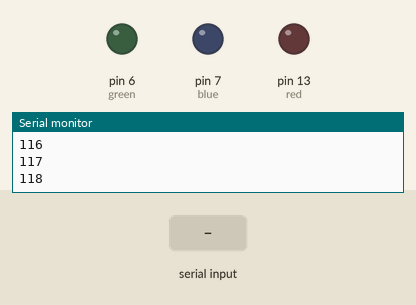
This sketch was run on a simulated Arduino Uno, built with avr-gcc and run on an emulated ATmega328P. Parts: output pins drawn as LEDs (lit = HIGH), the last lines printed to the serial monitor. The inputs (shaded band) are chosen by the test bench.

Above: at 1.2 s.
1.3 s: "r" received over Serial
At 1.7 s:
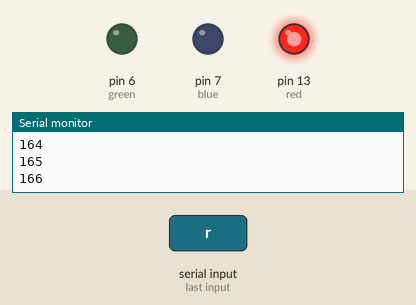
2.8 s: "g" received over Serial
At 3.8 s:
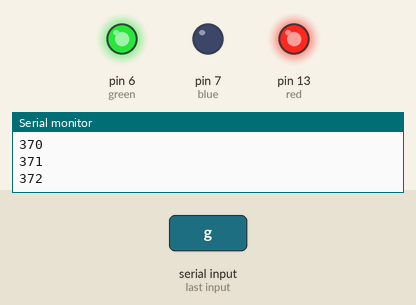
4.3 s: "b" received over Serial
At 5.0 s:
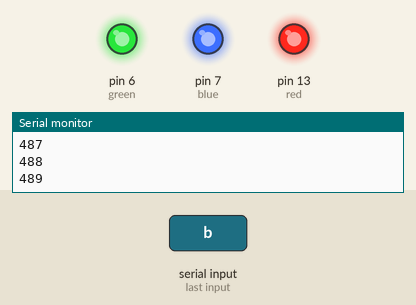
5.8 s: "r" received over Serial
At 6.2 s:
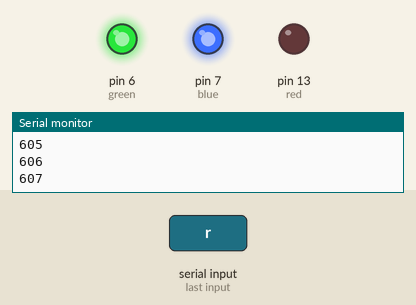
7.3 s: "g" received over Serial
At 8.6 s:
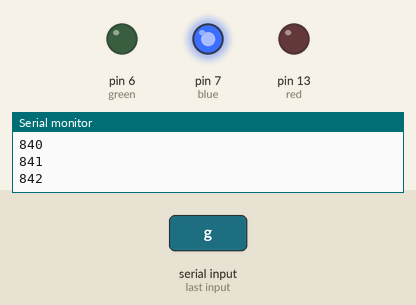
Timing chart, 0 to 9.8 s (numbered marks = the images above; inputs shaded):
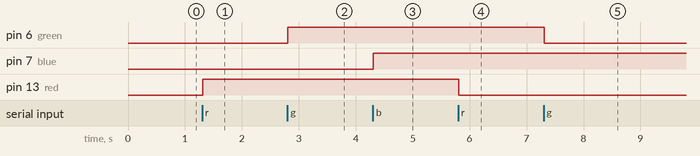

Measured:
- after the input at 1.3 s, pin 13 (red): LOW → HIGH at once
- after the input at 2.8 s, pin 6 (green): LOW → HIGH at once
- after the input at 4.3 s, pin 7 (blue): LOW → HIGH at once
- after the input at 5.8 s, pin 13 (red): HIGH → LOW at once
- after the input at 7.3 s, pin 6 (green): HIGH → LOW at once

The sketch:

serial_2way_test.ino
```cpp
String readString;
char c;
int red = 13;
int green = 6;
int blue = 7;
int red_toggle = 0, green_toggle = 0,blue_toggle = 0;
int i=0;
void setup()
{
  Serial.begin(9600);
  //Serial.println("SETUP LINE ONE");
  //Serial.println("SETUP LINE TWO");

  pinMode(red, OUTPUT);
  pinMode(green, OUTPUT);
  pinMode(blue, OUTPUT);
}

void loop() {
  // CHECK BUFFER FOR RECEIVED DATA *********** //
  while (Serial.available()){
    // Read everthing in buffer to clear it
    delay(3);
    c = Serial.read();
    readString += c;
  }

  if(readString[0] == 'r'){
    digitalWrite(red, red_toggle=!red_toggle);
  }
  if(readString[0] == 'g'){
    digitalWrite(green, green_toggle=!green_toggle);
  }
  if(readString[0] == 'b'){
    digitalWrite(blue, blue_toggle=!blue_toggle);
  }
  // SEND
  if (readString.length() > 0){
    //Serial.print("Data received: ");
    //Serial.print(readString);
    //Serial.println(" [Arduino Buffer Cleared]");
    readString = "";
  }
  //****************************************** //
  Serial.println(i);
  i++;
  delay(10);
}
```
